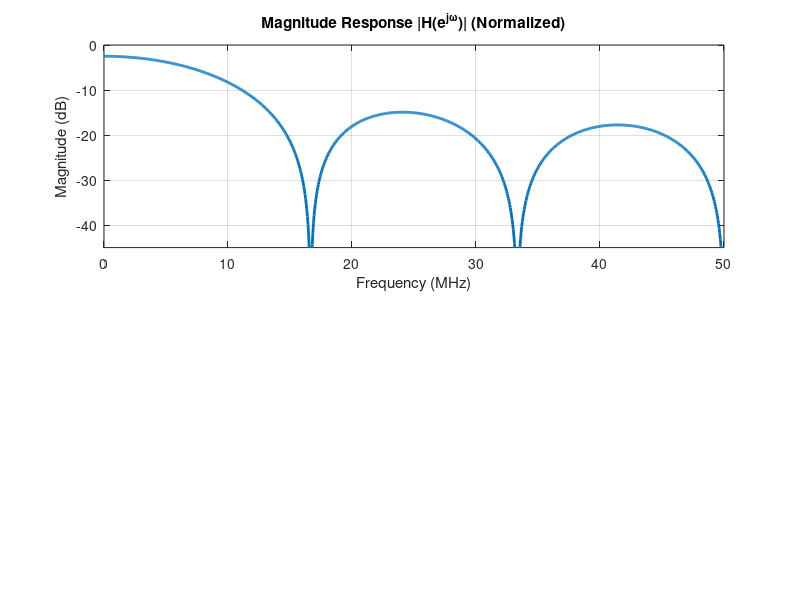

Recreate this plot in MATLAB. (Note: this script raises an error after producing the figure.)
% =========================================================================
% 6-Tap Moving Average FIR Filter: Mathematical & Spectral Analysis
% Author: Julio Tito (Rutgers University - ECE)
% Target: Verilog Hardware Golden Verification & Fixed-Point Comparison
% =========================================================================

clear; clc; close all;

%% 1. Filter Specifications
N = 6;                          % Number of filter taps
Fs = 100e6;                     % System Clock Frequency: 100 MHz
b = (1/8) * ones(1, N);         % Normalized impulse response h[n] (divide by 8)
a = 1;                          % FIR denominator (all-zero filter)

%% 2. Discrete Transfer Function H(z)
% H(z) = 1/8 * (1 + z^-1 + z^-2 + z^-3 + z^-4 + z^-5)
% H(z) = 1/8 * (1 - z^-6) / (1 - z^-1)
[H, f] = freqz(b, a, 1024, Fs);
mag_db = 20 * log10(abs(H));
phase_deg = unwrap(angle(H)) * 180 / pi;

%% 3. Plot Frequency Response (Bode Plot)
figure('Name', '6-Tap FIR Filter Frequency Response', 'Color', 'w');

% Magnitude Response
subplot(2, 1, 1);
plot(f / 1e6, mag_db, 'LineWidth', 2, 'Color', [0, 0.447, 0.741]);
grid on;
title('Magnitude Response |H(e^{j\omega})| (Normalized)');
xlabel('Frequency (MHz)');
ylabel('Magnitude (dB)');
xlim([0, Fs/(2*1e6)]);
ylim([-45, 0]);
yline(-2.5, '--r', 'DC Gain = -2.5 dB (6/8)', 'LabelHorizontalAlignment', 'left');
xline(Fs/6 / 1e6, ':k', 'Transmission Zero (Null 1: 16.67 MHz)');
xline(Fs/3 / 1e6, ':k', 'Transmission Zero (Null 2: 33.33 MHz)');

% Phase Response
subplot(2, 1, 2);
plot(f / 1e6, phase_deg, 'LineWidth', 2, 'Color', [0.85, 0.325, 0.098]);
grid on;
title('Linear Phase Response \angle H(e^{j\omega})');
xlabel('Frequency (MHz)');
ylabel('Phase (Degrees)');
xlim([0, Fs/(2*1e6)]);

%% 4. Golden Test Vector Generation (Ramp Stimulus)
x_ramp = [10, 20, 30, 40, 50, 60, 70, 80, 90, 100, 110, 120, 130, 140, 150, 160];
y_golden = zeros(1, length(x_ramp));
delay_line = zeros(1, N);

for n = 1:length(x_ramp)
    % Shift delay line
    delay_line = [x_ramp(n), delay_line(1:end-1)];
    
    % Sum & power-of-two bit shift
    accum = sum(delay_line);
    y_golden(n) = bitshift(accum, -3); % Equivalent to >> 3
end

fprintf('====================================================\n');
fprintf('MATLAB GOLDEN TEST VECTORS FOR VERILOG TESTBENCH\n');
fprintf('====================================================\n');
for n = 1:length(x_ramp)
    fprintf('Sample %2d | Input: %3d | Golden Filtered Output: %3d\n', ...
            n, x_ramp(n), y_golden(n));
end
fprintf('====================================================\n');
